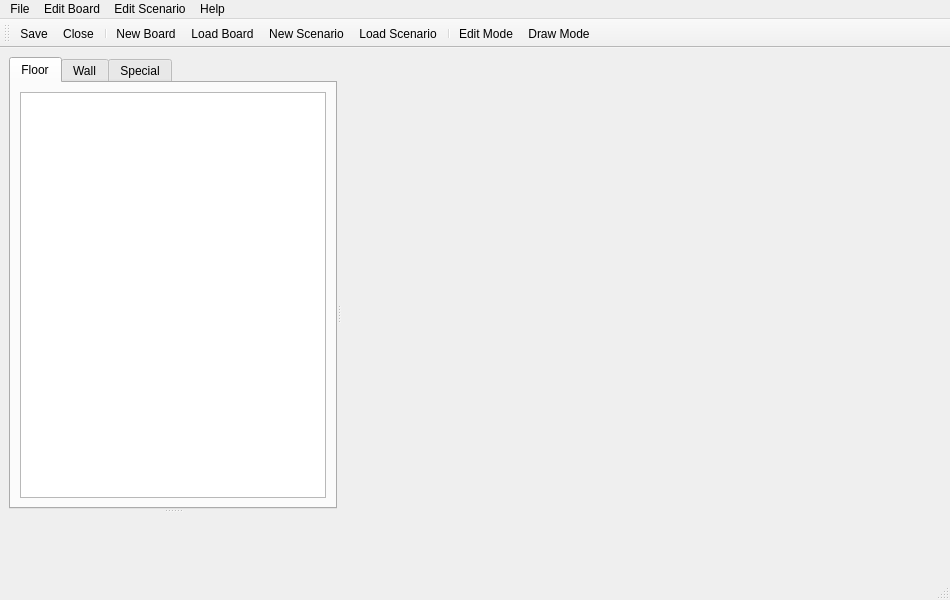
<?xml version="1.0" encoding="UTF-8"?>
<ui version="4.0">
 <class>EditorWindow</class>
 <widget class="QMainWindow" name="EditorWindow">
  <property name="geometry">
   <rect>
    <x>0</x>
    <y>0</y>
    <width>950</width>
    <height>600</height>
   </rect>
  </property>
  <property name="windowTitle">
   <string>Bot Race - Editor</string>
  </property>
  <widget class="QWidget" name="centralwidget">
   <layout class="QVBoxLayout" name="verticalLayout_4">
    <item>
     <widget class="QSplitter" name="splitter_2">
      <property name="orientation">
       <enum>Qt::Horizontal</enum>
      </property>
      <widget class="QSplitter" name="splitter">
       <property name="orientation">
        <enum>Qt::Vertical</enum>
       </property>
       <widget class="QTabWidget" name="tabWidget_Tiles">
        <property name="sizePolicy">
         <sizepolicy hsizetype="MinimumExpanding" vsizetype="MinimumExpanding">
          <horstretch>0</horstretch>
          <verstretch>0</verstretch>
         </sizepolicy>
        </property>
        <property name="currentIndex">
         <number>0</number>
        </property>
        <widget class="QWidget" name="floor">
         <attribute name="title">
          <string>Floor</string>
         </attribute>
         <layout class="QVBoxLayout" name="verticalLayout">
          <item>
           <widget class="BotRace::Editor::TileList" name="tileList_Floor"/>
          </item>
         </layout>
        </widget>
        <widget class="QWidget" name="wall">
         <attribute name="title">
          <string>Wall</string>
         </attribute>
         <layout class="QVBoxLayout" name="verticalLayout_2">
          <item>
           <widget class="BotRace::Editor::TileList" name="tileList_Wall"/>
          </item>
         </layout>
        </widget>
        <widget class="QWidget" name="special">
         <attribute name="title">
          <string>Special</string>
         </attribute>
         <layout class="QVBoxLayout" name="verticalLayout_3">
          <item>
           <widget class="BotRace::Editor::TileList" name="tileList_Special"/>
          </item>
         </layout>
        </widget>
       </widget>
       <widget class="BotRace::Editor::TileDetailWidget" name="tileDetails" native="true">
        <property name="sizePolicy">
         <sizepolicy hsizetype="MinimumExpanding" vsizetype="MinimumExpanding">
          <horstretch>0</horstretch>
          <verstretch>0</verstretch>
         </sizepolicy>
        </property>
       </widget>
      </widget>
      <widget class="QTabWidget" name="tabWidget_Boards">
       <property name="sizePolicy">
        <sizepolicy hsizetype="Expanding" vsizetype="Expanding">
         <horstretch>0</horstretch>
         <verstretch>0</verstretch>
        </sizepolicy>
       </property>
       <property name="minimumSize">
        <size>
         <width>600</width>
         <height>0</height>
        </size>
       </property>
       <property name="baseSize">
        <size>
         <width>0</width>
         <height>0</height>
        </size>
       </property>
       <property name="currentIndex">
        <number>-1</number>
       </property>
       <property name="documentMode">
        <bool>true</bool>
       </property>
       <property name="tabsClosable">
        <bool>true</bool>
       </property>
       <property name="movable">
        <bool>true</bool>
       </property>
      </widget>
     </widget>
    </item>
   </layout>
  </widget>
  <widget class="QMenuBar" name="menubar">
   <property name="geometry">
    <rect>
     <x>0</x>
     <y>0</y>
     <width>950</width>
     <height>23</height>
    </rect>
   </property>
   <widget class="QMenu" name="menuFile">
    <property name="title">
     <string>File</string>
    </property>
    <addaction name="actionNew_Board"/>
    <addaction name="actionLoad_Board"/>
    <addaction name="separator"/>
    <addaction name="actionNew_Scenario"/>
    <addaction name="actionLoad_Scenario"/>
    <addaction name="separator"/>
    <addaction name="actionDraw_Mode"/>
    <addaction name="actionEdit_Mode"/>
    <addaction name="separator"/>
    <addaction name="actionSave"/>
    <addaction name="actionSave_As"/>
    <addaction name="actionClose"/>
    <addaction name="separator"/>
    <addaction name="actionExit"/>
   </widget>
   <widget class="QMenu" name="menuHelp">
    <property name="title">
     <string>Help</string>
    </property>
    <addaction name="actionSettings"/>
    <addaction name="actionManual"/>
    <addaction name="actionAbout_BoardEditor"/>
    <addaction name="separator"/>
    <addaction name="actionAbout_Qt"/>
   </widget>
   <widget class="QMenu" name="menuEdit_Board">
    <property name="title">
     <string>Edit Board</string>
    </property>
    <addaction name="actionBoard_properties"/>
    <addaction name="actionUpdate_Laserbeams"/>
    <addaction name="actionAdd_Board_to_Scene"/>
    <addaction name="separator"/>
   </widget>
   <widget class="QMenu" name="menuEdit_Scenario">
    <property name="title">
     <string>Edit Scenario</string>
    </property>
    <addaction name="actionAdd_Board"/>
    <addaction name="actionRemove_Board"/>
    <addaction name="separator"/>
    <addaction name="actionScenario_Properties"/>
   </widget>
   <addaction name="menuFile"/>
   <addaction name="menuEdit_Board"/>
   <addaction name="menuEdit_Scenario"/>
   <addaction name="menuHelp"/>
  </widget>
  <widget class="QStatusBar" name="statusbar"/>
  <widget class="QToolBar" name="toolBar">
   <property name="windowTitle">
    <string>toolBar</string>
   </property>
   <attribute name="toolBarArea">
    <enum>TopToolBarArea</enum>
   </attribute>
   <attribute name="toolBarBreak">
    <bool>false</bool>
   </attribute>
   <addaction name="actionSave"/>
   <addaction name="actionClose"/>
   <addaction name="separator"/>
   <addaction name="actionNew_Board"/>
   <addaction name="actionLoad_Board"/>
   <addaction name="actionNew_Scenario"/>
   <addaction name="actionLoad_Scenario"/>
   <addaction name="separator"/>
   <addaction name="actionEdit_Mode"/>
   <addaction name="actionDraw_Mode"/>
  </widget>
  <action name="actionNew_Board">
   <property name="text">
    <string>New Board</string>
   </property>
  </action>
  <action name="actionLoad_Board">
   <property name="text">
    <string>Load Board</string>
   </property>
  </action>
  <action name="actionNew_Scenario">
   <property name="text">
    <string>New Scenario</string>
   </property>
  </action>
  <action name="actionLoad_Scenario">
   <property name="text">
    <string>Load Scenario</string>
   </property>
  </action>
  <action name="actionSave">
   <property name="icon">
    <iconset resource="../../icons/gameicons.qrc">
     <normaloff>:/icons/document-save.png</normaloff>:/icons/document-save.png</iconset>
   </property>
   <property name="text">
    <string>Save</string>
   </property>
  </action>
  <action name="actionSave_As">
   <property name="icon">
    <iconset resource="../../icons/gameicons.qrc">
     <normaloff>:/icons/document-save-as.png</normaloff>:/icons/document-save-as.png</iconset>
   </property>
   <property name="text">
    <string>Save As</string>
   </property>
  </action>
  <action name="actionClose">
   <property name="icon">
    <iconset resource="../../icons/gameicons.qrc">
     <normaloff>:/icons/document-close.png</normaloff>:/icons/document-close.png</iconset>
   </property>
   <property name="text">
    <string>Close</string>
   </property>
  </action>
  <action name="actionExit">
   <property name="icon">
    <iconset resource="../../icons/gameicons.qrc">
     <normaloff>:/icons/application-exit.png</normaloff>:/icons/application-exit.png</iconset>
   </property>
   <property name="text">
    <string>Exit</string>
   </property>
  </action>
  <action name="actionManual">
   <property name="icon">
    <iconset resource="../../icons/gameicons.qrc">
     <normaloff>:/icons/help-contents.png</normaloff>:/icons/help-contents.png</iconset>
   </property>
   <property name="text">
    <string>Manual</string>
   </property>
  </action>
  <action name="actionAbout_BoardEditor">
   <property name="text">
    <string>About BoardEditor</string>
   </property>
  </action>
  <action name="actionAbout_Qt">
   <property name="text">
    <string>About Qt</string>
   </property>
  </action>
  <action name="actionUpdate_Laserbeams">
   <property name="text">
    <string>Update Laserbeams</string>
   </property>
  </action>
  <action name="actionAdd_Board_to_Scene">
   <property name="text">
    <string>Add Board to Scene</string>
   </property>
  </action>
  <action name="actionSettings">
   <property name="icon">
    <iconset resource="../../icons/gameicons.qrc">
     <normaloff>:/icons/configure.png</normaloff>:/icons/configure.png</iconset>
   </property>
   <property name="text">
    <string>Settings</string>
   </property>
  </action>
  <action name="actionBoard_properties">
   <property name="text">
    <string>Board properties</string>
   </property>
  </action>
  <action name="actionDraw_Mode">
   <property name="checkable">
    <bool>true</bool>
   </property>
   <property name="icon">
    <iconset resource="../../icons/gameicons.qrc">
     <normaloff>:/icons/document-edit.png</normaloff>:/icons/document-edit.png</iconset>
   </property>
   <property name="text">
    <string>Draw Mode</string>
   </property>
  </action>
  <action name="actionEdit_Mode">
   <property name="checkable">
    <bool>true</bool>
   </property>
   <property name="icon">
    <iconset resource="../../icons/gameicons.qrc">
     <normaloff>:/icons/edit-select.png</normaloff>:/icons/edit-select.png</iconset>
   </property>
   <property name="text">
    <string>Edit Mode</string>
   </property>
  </action>
  <action name="actionAdd_Board">
   <property name="text">
    <string>Add Board</string>
   </property>
  </action>
  <action name="actionRemove_Board">
   <property name="text">
    <string>Remove Board</string>
   </property>
  </action>
  <action name="actionProperties">
   <property name="text">
    <string>Properties</string>
   </property>
  </action>
  <action name="actionScenario_Properties">
   <property name="text">
    <string>Scenario Properties</string>
   </property>
  </action>
 </widget>
 <customwidgets>
  <customwidget>
   <class>BotRace::Editor::TileList</class>
   <extends>QListWidget</extends>
   <header>tilelist.h</header>
  </customwidget>
  <customwidget>
   <class>BotRace::Editor::TileDetailWidget</class>
   <extends>QWidget</extends>
   <header>tiledetailwidget.h</header>
   <container>1</container>
  </customwidget>
 </customwidgets>
 <resources>
  <include location="../../icons/gameicons.qrc"/>
  <include location="../../icons/gameicons.qrc"/>
  <include location="../../icons/gameicons.qrc"/>
 </resources>
 <connections>
  <connection>
   <sender>actionAbout_BoardEditor</sender>
   <signal>triggered()</signal>
   <receiver>EditorWindow</receiver>
   <slot>about()</slot>
   <hints>
    <hint type="sourcelabel">
     <x>-1</x>
     <y>-1</y>
    </hint>
    <hint type="destinationlabel">
     <x>399</x>
     <y>299</y>
    </hint>
   </hints>
  </connection>
  <connection>
   <sender>actionClose</sender>
   <signal>triggered()</signal>
   <receiver>EditorWindow</receiver>
   <slot>closeCurrentFile()</slot>
   <hints>
    <hint type="sourcelabel">
     <x>-1</x>
     <y>-1</y>
    </hint>
    <hint type="destinationlabel">
     <x>399</x>
     <y>299</y>
    </hint>
   </hints>
  </connection>
  <connection>
   <sender>actionExit</sender>
   <signal>triggered()</signal>
   <receiver>EditorWindow</receiver>
   <slot>exit()</slot>
   <hints>
    <hint type="sourcelabel">
     <x>-1</x>
     <y>-1</y>
    </hint>
    <hint type="destinationlabel">
     <x>399</x>
     <y>299</y>
    </hint>
   </hints>
  </connection>
  <connection>
   <sender>actionLoad_Board</sender>
   <signal>triggered()</signal>
   <receiver>EditorWindow</receiver>
   <slot>loadBoard()</slot>
   <hints>
    <hint type="sourcelabel">
     <x>-1</x>
     <y>-1</y>
    </hint>
    <hint type="destinationlabel">
     <x>399</x>
     <y>299</y>
    </hint>
   </hints>
  </connection>
  <connection>
   <sender>actionLoad_Scenario</sender>
   <signal>triggered()</signal>
   <receiver>EditorWindow</receiver>
   <slot>loadScenario()</slot>
   <hints>
    <hint type="sourcelabel">
     <x>-1</x>
     <y>-1</y>
    </hint>
    <hint type="destinationlabel">
     <x>399</x>
     <y>299</y>
    </hint>
   </hints>
  </connection>
  <connection>
   <sender>actionManual</sender>
   <signal>triggered()</signal>
   <receiver>EditorWindow</receiver>
   <slot>showManual()</slot>
   <hints>
    <hint type="sourcelabel">
     <x>-1</x>
     <y>-1</y>
    </hint>
    <hint type="destinationlabel">
     <x>399</x>
     <y>299</y>
    </hint>
   </hints>
  </connection>
  <connection>
   <sender>actionNew_Board</sender>
   <signal>triggered()</signal>
   <receiver>EditorWindow</receiver>
   <slot>newBoard()</slot>
   <hints>
    <hint type="sourcelabel">
     <x>-1</x>
     <y>-1</y>
    </hint>
    <hint type="destinationlabel">
     <x>399</x>
     <y>299</y>
    </hint>
   </hints>
  </connection>
  <connection>
   <sender>actionNew_Scenario</sender>
   <signal>triggered()</signal>
   <receiver>EditorWindow</receiver>
   <slot>newScenario()</slot>
   <hints>
    <hint type="sourcelabel">
     <x>-1</x>
     <y>-1</y>
    </hint>
    <hint type="destinationlabel">
     <x>399</x>
     <y>299</y>
    </hint>
   </hints>
  </connection>
  <connection>
   <sender>actionSave</sender>
   <signal>triggered()</signal>
   <receiver>EditorWindow</receiver>
   <slot>save()</slot>
   <hints>
    <hint type="sourcelabel">
     <x>-1</x>
     <y>-1</y>
    </hint>
    <hint type="destinationlabel">
     <x>399</x>
     <y>299</y>
    </hint>
   </hints>
  </connection>
  <connection>
   <sender>actionSave_As</sender>
   <signal>triggered()</signal>
   <receiver>EditorWindow</receiver>
   <slot>saveAs()</slot>
   <hints>
    <hint type="sourcelabel">
     <x>-1</x>
     <y>-1</y>
    </hint>
    <hint type="destinationlabel">
     <x>399</x>
     <y>299</y>
    </hint>
   </hints>
  </connection>
  <connection>
   <sender>actionSettings</sender>
   <signal>triggered()</signal>
   <receiver>EditorWindow</receiver>
   <slot>showSettings()</slot>
   <hints>
    <hint type="sourcelabel">
     <x>-1</x>
     <y>-1</y>
    </hint>
    <hint type="destinationlabel">
     <x>399</x>
     <y>299</y>
    </hint>
   </hints>
  </connection>
  <connection>
   <sender>actionAdd_Board_to_Scene</sender>
   <signal>triggered()</signal>
   <receiver>EditorWindow</receiver>
   <slot>addCurrentBoardToScenario()</slot>
   <hints>
    <hint type="sourcelabel">
     <x>-1</x>
     <y>-1</y>
    </hint>
    <hint type="destinationlabel">
     <x>399</x>
     <y>299</y>
    </hint>
   </hints>
  </connection>
  <connection>
   <sender>actionBoard_properties</sender>
   <signal>triggered()</signal>
   <receiver>EditorWindow</receiver>
   <slot>changeBoardProperties()</slot>
   <hints>
    <hint type="sourcelabel">
     <x>-1</x>
     <y>-1</y>
    </hint>
    <hint type="destinationlabel">
     <x>474</x>
     <y>299</y>
    </hint>
   </hints>
  </connection>
  <connection>
   <sender>actionDraw_Mode</sender>
   <signal>triggered()</signal>
   <receiver>EditorWindow</receiver>
   <slot>switchToDrawMode()</slot>
   <hints>
    <hint type="sourcelabel">
     <x>-1</x>
     <y>-1</y>
    </hint>
    <hint type="destinationlabel">
     <x>474</x>
     <y>299</y>
    </hint>
   </hints>
  </connection>
  <connection>
   <sender>actionEdit_Mode</sender>
   <signal>triggered()</signal>
   <receiver>EditorWindow</receiver>
   <slot>switchToEditMode()</slot>
   <hints>
    <hint type="sourcelabel">
     <x>-1</x>
     <y>-1</y>
    </hint>
    <hint type="destinationlabel">
     <x>474</x>
     <y>299</y>
    </hint>
   </hints>
  </connection>
  <connection>
   <sender>actionAdd_Board</sender>
   <signal>triggered()</signal>
   <receiver>EditorWindow</receiver>
   <slot>addBoardToScenario()</slot>
   <hints>
    <hint type="sourcelabel">
     <x>-1</x>
     <y>-1</y>
    </hint>
    <hint type="destinationlabel">
     <x>474</x>
     <y>299</y>
    </hint>
   </hints>
  </connection>
  <connection>
   <sender>actionScenario_Properties</sender>
   <signal>triggered()</signal>
   <receiver>EditorWindow</receiver>
   <slot>changeScenarioProperties()</slot>
   <hints>
    <hint type="sourcelabel">
     <x>-1</x>
     <y>-1</y>
    </hint>
    <hint type="destinationlabel">
     <x>474</x>
     <y>299</y>
    </hint>
   </hints>
  </connection>
 </connections>
 <slots>
  <slot>newBoard()</slot>
  <slot>newScenario()</slot>
  <slot>loadBoard()</slot>
  <slot>loadScenario()</slot>
  <slot>save()</slot>
  <slot>saveAs()</slot>
  <slot>closeCurrentFile()</slot>
  <slot>exit()</slot>
  <slot>showSettings()</slot>
  <slot>about()</slot>
  <slot>showManual()</slot>
  <slot>addBoardToScenario()</slot>
  <slot>changeBoardProperties()</slot>
  <slot>switchToEditMode()</slot>
  <slot>switchToDrawMode()</slot>
  <slot>addCurrentBoardToScenario()</slot>
  <slot>changeScenarioProperties()</slot>
 </slots>
</ui>
